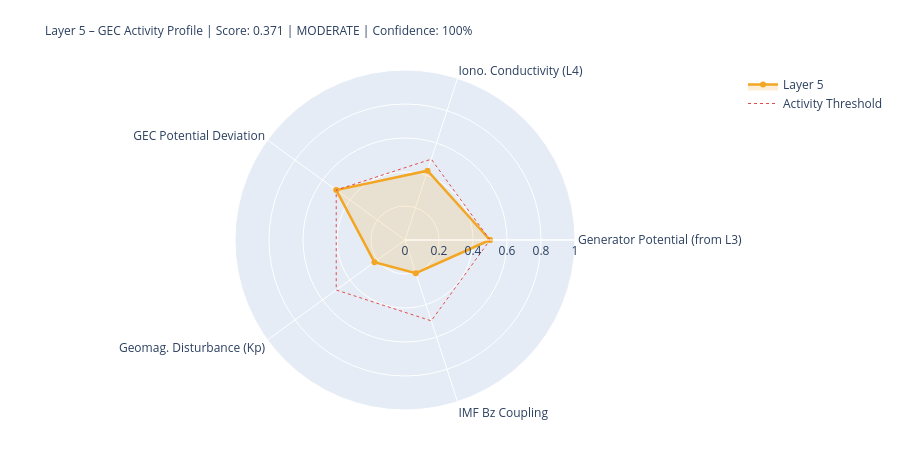

Source (notebook cell):
### Markdown cell above
---
## 5. State Assessment & Handoff to Layer 6

### Code cell
# ============================================================
# LAYER-5-SCORE
# ============================================================

# Components
# 1) Generator activity (Layer-3-driven)
gen_score = norm(generator_strength, 0.3, 2.0)
gen_src   = 'from_layer3' if l3_thunder_score is not None else 'estimated'

# 2) Ionospheric conductivity (Layer-4-driven)
iono_score = norm(iono_cond_factor, 0.7, 1.4)
iono_src   = 'from_layer4' if l4_ioniz is not None else 'estimated'

# 3) GEC potential deviation from reference
pot_score = norm(abs(delta_V_pct), 0, 30)  # 0 = at reference, 1 = 30% deviation
pot_src   = 'derived'

# 4) Geomagnetic disturbance (Kp) – modulates vertical currents
kp_score = norm(kp_val, 0, 9)
kp_src   = 'primary' if kp_now is not None else 'from_layer4'

# 5) IMF Bz coupling (southward = stronger M-I coupling → GEC influence)
bz_score = norm(-(bz_now or 0), -5, 30) if bz_now is not None else None
bz_src   = 'primary' if bz_now is not None else 'missing'

COMPONENTS = {
    'Generator Potential (from L3)':  {'score': gen_score,   'source': 'derived_from_layer3', 'dynamic': True},
    'Iono. Conductivity (L4)':      {'score': iono_score,  'source': iono_src, 'dynamic': True},
    'GEC Potential Deviation':      {'score': pot_score,   'source': pot_src,  'dynamic': True},
    'Geomag. Disturbance (Kp)':         {'score': kp_score,    'source': kp_src,   'dynamic': True},
    'IMF Bz Coupling':               {'score': bz_score,    'source': bz_src,   'dynamic': True},
}

available   = {k: v['score'] for k, v in COMPONENTS.items() if v['score'] is not None}
unavailable = [k for k, v in COMPONENTS.items() if v['score'] is None]
layer5_score = round(sum(available.values()) / len(available), 4) if available else None
confidence   = round(len(available) / len(COMPONENTS), 2)
level = ('unknown' if layer5_score is None
         else 'quiet'   if layer5_score < 0.3
         else 'moderate' if layer5_score < 0.6
         else 'active')
dominant_l5 = max(available, key=available.get) if available else 'none'

# Kp consistency: separate 1-min raw value from score value
kp_1m_raw   = kp_now          # directly from API (can be 0.0 during live measurement)
kp_for_score = kp_val          # from Layer-0 context or estimated value if needed
kp_score_src = kp_src

W = 68
print('=' * W)
print('LAYER 5 – GLOBAL ELECTRIC CIRCUIT – STATE ASSESSMENT')
print('=' * W)
for name, comp in COMPONENTS.items():
    s = comp['score']
    if s is not None:
        bar = '█' * int(s*20) + '░' * (20-int(s*20))
        print(f'  {name:<34} {bar}  {s:.3f}  [{comp["source"]}]')
    else:
        print(f'  {name:<34} {"─"*20}  n/a   [missing]')
print('-' * W)
print(f'  Score:         {layer5_score:.3f}  ({len(available)}/{len(COMPONENTS)} components)')
print(f'  Confidence:    {confidence:.0%}')
print(f'  Level:         {level.upper()}')
print(f'  Dominant:      {dominant_l5}')
print(f'  V_iono:        {V_iono_mod:.1f} kV  (Δ {delta_V_pct:+.1f}% vs. Ref)')
print(f'  I_total:       {I_total_mod:.1f} A   (Δ {delta_I_pct:+.1f}% vs. Ref)')
print('=' * W)

# Radar
cats   = list(available.keys())
vals_r = list(available.values())
if len(cats) >= 3:
    fig = go.Figure()
    fig.add_trace(go.Scatterpolar(
        r=vals_r + [vals_r[0]], theta=cats + [cats[0]],
        fill='toself', fillcolor='rgba(242,166,35,0.18)',
        line=dict(color='#F2A623', width=2.5), name='Layer 5'
    ))
    fig.add_trace(go.Scatterpolar(
        r=[0.5]*(len(cats)+1), theta=cats+[cats[0]],
        line=dict(color='#E24B4A', dash='dot', width=1),
        mode='lines', name='Activity Threshold'
    ))
    fig.update_layout(
        title=dict(
            text=f'Layer 5 – GEC Activity Profile | Score: {layer5_score:.3f} | {level.upper()} | Confidence: {confidence:.0%}',
            font=dict(size=12)
        ),
        polar=dict(radialaxis=dict(visible=True, range=[0,1])),
        height=450, showlegend=True,
        margin=dict(l=80, r=80, t=70, b=40)
    )
    fig.show()

### Figure 1 — Plotly figure (JSON) as saved in the notebook; plotly's stock layout.template omitted (floating-point values rounded to 4 significant figures)
{"data": [{"fill": "toself", "fillcolor": "rgba(242,166,35,0.18)", "line": {"color": "#F2A623", "width": 2.5}, "name": "Layer 5", "r": [0.5, 0.4287, 0.5, 0.2222, 0.2054, 0.5], "theta": ["Generator Potential (from L3)", "Iono. Conductivity (L4)", "GEC Potential Deviation", "Geomag. Disturbance (Kp)", "IMF Bz Coupling", "Generator Potential (from L3)"], "type": "scatterpolar"}, {"line": {"color": "#E24B4A", "dash": "dot", "width": 1}, "mode": "lines", "name": "Activity Threshold", "r": [0.5, 0.5, 0.5, 0.5, 0.5, 0.5], "theta": ["Generator Potential (from L3)", "Iono. Conductivity (L4)", "GEC Potential Deviation", "Geomag. Disturbance (Kp)", "IMF Bz Coupling", "Generator Potential (from L3)"], "type": "scatterpolar"}], "layout": {"height": 450, "margin": {"b": 40, "l": 80, "r": 80, "t": 70}, "polar": {"radialaxis": {"range": [0, 1], "visible": true}}, "showlegend": true, "title": {"font": {"size": 12}, "text": "Layer 5 – GEC Activity Profile | Score: 0.371 | MODERATE | Confidence: 100%"}}}
